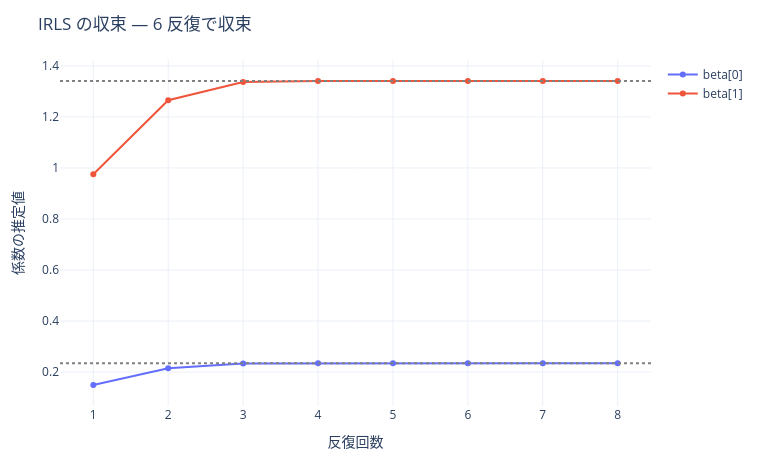

Notebook source saved alongside this figure:
### Code cell
plotting.irls_convergence(X, y, family="binomial", max_iter=8)

### Figure 1 — Plotly figure (JSON) as saved in the notebook; plotly's stock layout.template omitted (floating-point values rounded to 4 significant figures)
{"data": [{"mode": "lines+markers", "name": "beta[0]", "type": "scatter", "x": [1, 2, 3, 4, 5, 6, 7, 8], "y": [0.1497, 0.2155, 0.2335, 0.2345, 0.2345, 0.2345, 0.2345, 0.2345]}, {"mode": "lines+markers", "name": "beta[1]", "type": "scatter", "x": [1, 2, 3, 4, 5, 6, 7, 8], "y": [0.9751, 1.266, 1.337, 1.34, 1.34, 1.34, 1.34, 1.34]}], "layout": {"height": 460, "margin": {"b": 50, "l": 60, "r": 30, "t": 60}, "shapes": [{"line": {"color": "grey", "dash": "dot"}, "type": "line", "x0": 0, "x1": 1, "xref": "x domain", "y0": 0.2345, "y1": 0.2345, "yref": "y"}, {"line": {"color": "grey", "dash": "dot"}, "type": "line", "x0": 0, "x1": 1, "xref": "x domain", "y0": 1.34, "y1": 1.34, "yref": "y"}], "title": {"text": "IRLS の収束 — 6 反復で収束"}, "width": 760, "xaxis": {"title": {"text": "反復回数"}}, "yaxis": {"title": {"text": "係数の推定値"}}}}
